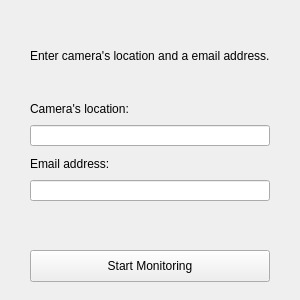
<?xml version="1.0" encoding="UTF-8"?>
<ui version="4.0">
 <class>MainWindow</class>
 <widget class="QMainWindow" name="MainWindow">
  <property name="geometry">
   <rect>
    <x>0</x>
    <y>0</y>
    <width>300</width>
    <height>300</height>
   </rect>
  </property>
  <property name="minimumSize">
   <size>
    <width>300</width>
    <height>300</height>
   </size>
  </property>
  <property name="maximumSize">
   <size>
    <width>300</width>
    <height>300</height>
   </size>
  </property>
  <property name="windowTitle">
   <string>Weapon Detection</string>
  </property>
  <widget class="QWidget" name="centralwidget">
   <widget class="QLabel" name="label_2">
    <property name="geometry">
     <rect>
      <x>30</x>
      <y>20</y>
      <width>241</width>
      <height>71</height>
     </rect>
    </property>
    <property name="text">
     <string>Enter camera's location and a email address.</string>
    </property>
    <property name="wordWrap">
     <bool>true</bool>
    </property>
   </widget>
   <widget class="QLineEdit" name="location_input">
    <property name="geometry">
     <rect>
      <x>30</x>
      <y>125</y>
      <width>240</width>
      <height>21</height>
     </rect>
    </property>
   </widget>
   <widget class="QPushButton" name="pushButton">
    <property name="geometry">
     <rect>
      <x>30</x>
      <y>250</y>
      <width>240</width>
      <height>32</height>
     </rect>
    </property>
    <property name="text">
     <string>Start Monitoring</string>
    </property>
   </widget>
   <widget class="QLabel" name="label_3">
    <property name="geometry">
     <rect>
      <x>30</x>
      <y>156</y>
      <width>211</width>
      <height>16</height>
     </rect>
    </property>
    <property name="text">
     <string>Email address:</string>
    </property>
   </widget>
   <widget class="QLabel" name="label">
    <property name="geometry">
     <rect>
      <x>30</x>
      <y>101</y>
      <width>121</width>
      <height>16</height>
     </rect>
    </property>
    <property name="text">
     <string>Camera's location:</string>
    </property>
   </widget>
   <widget class="QLineEdit" name="sendTo_input">
    <property name="geometry">
     <rect>
      <x>30</x>
      <y>180</y>
      <width>240</width>
      <height>21</height>
     </rect>
    </property>
   </widget>
  </widget>
 </widget>
 <resources/>
 <connections/>
</ui>
